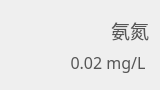
           <widget class="QWidget" name="ammonia" native="true">
            <property name="minimumSize">
             <size>
              <width>160</width>
              <height>90</height>
             </size>
            </property>
            <property name="maximumSize">
             <size>
              <width>160</width>
              <height>90</height>
             </size>
            </property>
            <property name="font">
             <font>
              <pointsize>11</pointsize>
             </font>
            </property>
            <property name="styleSheet">
             <string notr="true">#ammonia
{
	background-color: rgb(255, 255, 255);
	border-radius: 14px;
	border:1px solid rgb(217, 217, 217);
}</string>
            </property>
            <layout class="QGridLayout" name="gridLayout_9">
             <item row="0" column="0">
              <widget class="QLabel" name="nitrite_icon">
               <property name="minimumSize">
                <size>
                 <width>50</width>
                 <height>50</height>
                </size>
               </property>
               <property name="maximumSize">
                <size>
                 <width>50</width>
                 <height>50</height>
                </size>
               </property>
               <property name="font">
                <font>
                 <pointsize>6</pointsize>
                </font>
               </property>
               <property name="text">
                <string/>
               </property>
               <property name="pixmap">
                <pixmap resource="resource/resource.qrc">:/first/env_page/water_nitrite.png</pixmap>
               </property>
               <property name="scaledContents">
                <bool>true</bool>
               </property>
              </widget>
             </item>
             <item row="0" column="1">
              <layout class="QVBoxLayout" name="verticalLayout_8">
               <item>
                <widget class="QLabel" name="ammonia_title">
                 <property name="font">
                  <font>
                   <family>字魂布丁体(商用需授权)</family>
                   <pointsize>14</pointsize>
                  </font>
                 </property>
                 <property name="styleSheet">
                  <string notr="true">color: rgb(86, 86, 86);</string>
                 </property>
                 <property name="text">
                  <string>氨氮</string>
                 </property>
                 <property name="alignment">
                  <set>Qt::AlignRight|Qt::AlignTrailing|Qt::AlignVCenter</set>
                 </property>
                </widget>
               </item>
               <item>
                <widget class="QLabel" name="ammonia_data">
                 <property name="font">
                  <font>
                   <family>zihunbudingti</family>
                   <pointsize>12</pointsize>
                  </font>
                 </property>
                 <property name="styleSheet">
                  <string notr="true">color: rgb(86, 86, 86);</string>
                 </property>
                 <property name="text">
                  <string>0.02 mg/L</string>
                 </property>
                 <property name="alignment">
                  <set>Qt::AlignCenter</set>
                 </property>
                </widget>
               </item>
              </layout>
             </item>
            </layout>
           </widget>
